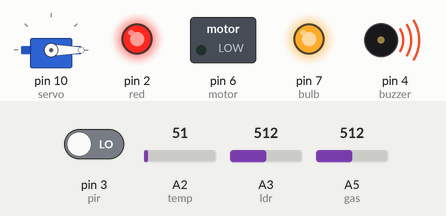
This sketch was run on a simulated Arduino Uno, built with avr-gcc and run on an emulated ATmega328P. Shown: servo, switched loads named in the sketch (green lamp = pin HIGH), output pins drawn as LEDs (lit = HIGH), buzzer (waves = sounding, pin HIGH). Dashed ring = blinking. Inputs (shaded band) come from the test bench; at power-on: pin 3 (pir) LOW, A3 (ldr) = 512, A2 (temp) = 51, A5 (gas) = 512. What the sketch prints to the serial monitor is not drawn.

Above: at 1.8 s.
1.9 s: pin 3 (pir) driven HIGH
At 3.2 s:
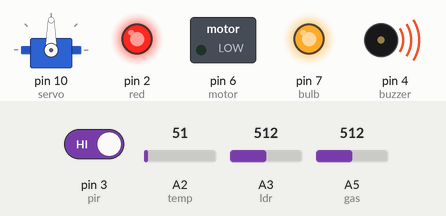
5.4 s: A3 (ldr) set to 29
9.5 s: A3 (ldr) set to 24
At 10.5 s:
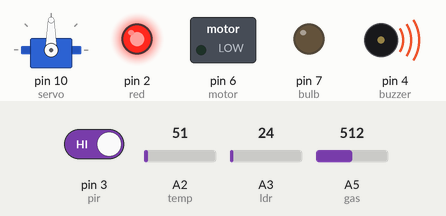
13.6 s: A2 (temp) set to 57
17.1 s: A2 (temp) set to 64
At 19.3 s:
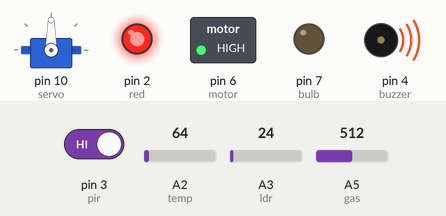
21.2 s: A5 (gas) set to 319
24.7 s: A5 (gas) set to 295
At 26.6 s:
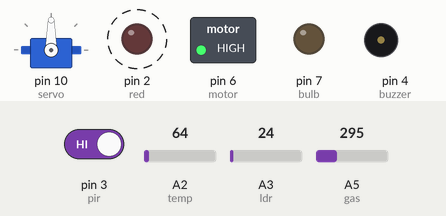
Timing chart, 0 to 29.8 s (numbered marks = the images above; inputs shaded):
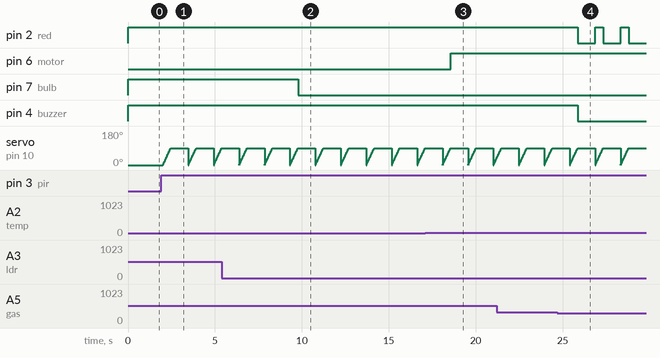

The sketch:

final_project.ino
```cpp
/* By Rajat Bansal
(B.Tech(ECE) 3rd sem
github: rajatbansal01
*/
int red = 2;
int pir = 3;
int pir_state = 0;
int const gas = A5;
int buzzer=4;
int threshold=0;
int temp = A2;
int motor=6;
int ldr = A3;
int bulb = 7;
#include<Servo.h>
int pos=0;
int pos1=0;
Servo servo;

void setup(){
  Serial.begin(9600);
  pinMode(red,OUTPUT);
  pinMode(pir,INPUT);
  pinMode(buzzer,OUTPUT);
  pinMode(temp,INPUT);
  pinMode(motor,OUTPUT);
  pinMode(ldr,INPUT);
  pinMode(bulb,OUTPUT);
  servo.attach(10);

}


void loop(){
  pir_state=digitalRead(pir);
  servo.write(0);
  if (pir_state==HIGH){
    for (pos=0;pos<=90;pos++){
      servo.write(pos);
      delay(5);
      digitalWrite(red,HIGH);
    }
  }
   else{
     for(pos1=pos;pos1>=0;pos1--){
      servo.write(pos1);
      //delay(5);
     }
  }
  int gas_read=analogRead(gas);
  gas_read=map(gas_read, 300, 750, 0, 100);
  //Serial.print(gas_read);
  if (gas_read>threshold){
    digitalWrite(buzzer,HIGH);
    digitalWrite(red,HIGH);
  }
  else{
    digitalWrite(red,LOW);
    digitalWrite(buzzer,LOW);
  }
  float tempr= analogRead(temp);
  tempr=tempr*(0.48828);
  if (tempr>30){
    digitalWrite(motor,HIGH);
  }
  else{
  digitalWrite(motor,LOW);
  }
  float light = analogRead(ldr);
  Serial.print(light);
  if (light>25){
    digitalWrite(bulb,HIGH);
  }
  else{
    digitalWrite(bulb,LOW);
  }


  delay(1000);

}
```

Measured:
- the behaviour switches between 26 and 25 on A3 (ldr) (found by bisection; images 1 and 2)
- the behaviour switches between 61 and 62 on A2 (temp) (found by bisection; images 2 and 3)
- the behaviour switches between 305 and 304 on A5 (gas) (found by bisection; images 3 and 4)
- after the input at 1.9 s, servo on pin 10 (servo): ramps from 0° to 90° and jumps back, once every 1.5 s
- after the input at 9.5 s, pin 7 (bulb): HIGH → LOW after 0.28 s
- after the input at 17.1 s, pin 6 (motor): LOW → HIGH after 1.5 s
- after the input at 24.7 s, pin 2 (red): alternates HIGH for 0.46 s and LOW for 1.0 s, starting after 1.2 s; pin 4 (buzzer): HIGH → LOW after 1.2 s
